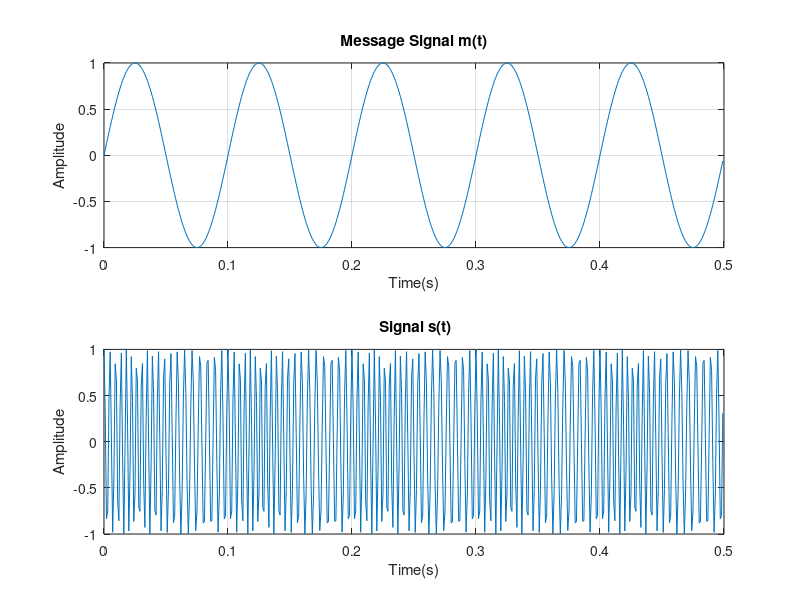
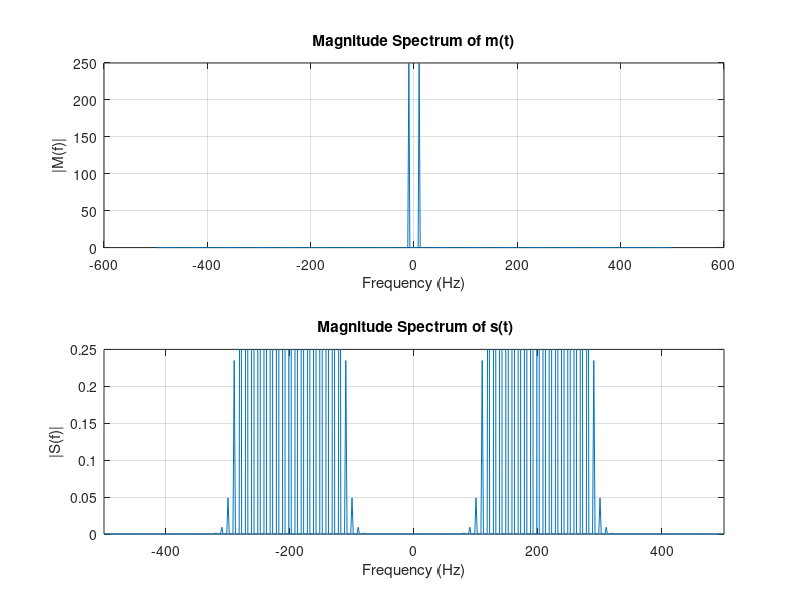
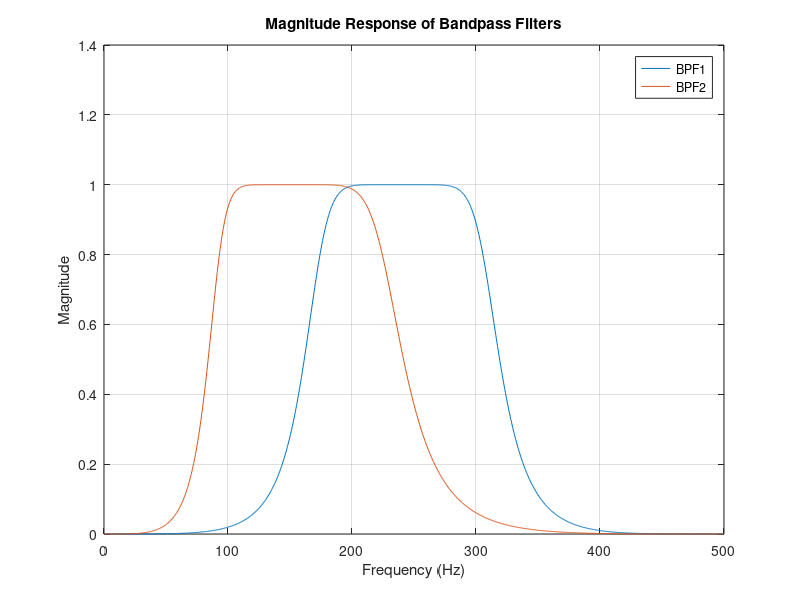
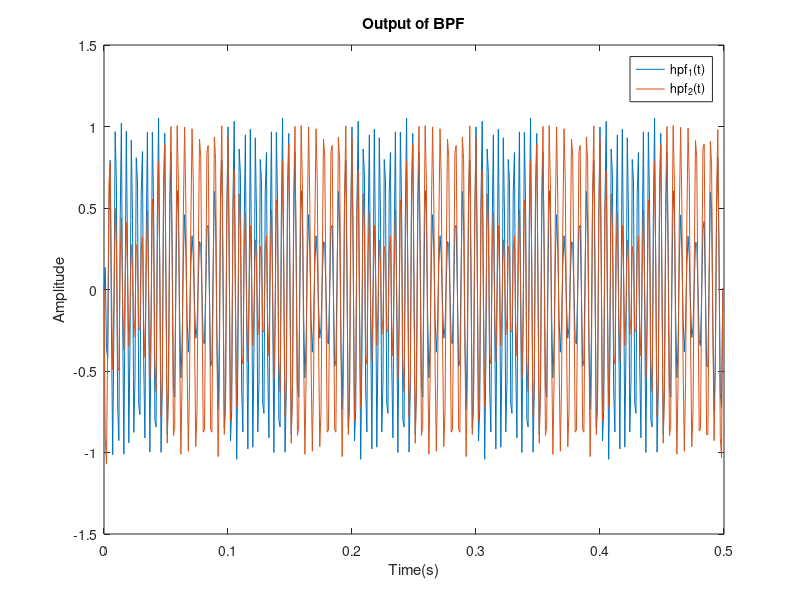

The MATLAB script that drew these images, in order:
%% 1.1 Frequency Modulation

% a. Construct a message signal
Fs = 1000;         % Sampling frequency 1khz
t = 0:1/Fs:0.5-1/Fs;    % Time duration
fc = 200;          % Carrier frequency
fm = 10;           % Modulating frequency
N = length(t);     % Nyquist Rate
     
m = sin(2*pi*fm*t); % message signal
dt = t(2)-t(1);
% b. Construct the frequency modulated signal

kf = 40;                           % frequency sensivity
int_m = cumsum(m)*dt;               % integration of message 
s = cos(2*pi*fc*t +2*pi*kf*int_m); % s(t)

% c. plot m(t) and s(t)

figure
subplot(2,1,1);
plot(t,m); % m(t)
title('Message Signal m(t)');
xlabel('Time(s)');
ylabel('Amplitude');
grid on;

subplot(2,1,2);
plot(t,s); % s(t) 
title(' Signal s(t)');
xlabel('Time(s)');
ylabel('Amplitude');
grid on;

% d. plot the magnitude response
 
f = (-N/2:N/2-1)*(Fs/N);     % frequency vector
m_mag = abs(fftshift(fft(m)));
s_mag = abs(fftshift(fft(s)));

figure
subplot(2,1,1);
plot(f,m_mag); % M(F)
title('Magnitude Spectrum of m(t)');
xlabel('Frequency (Hz)');
ylabel('|M(f)|');
grid on;

subplot(2,1,2);
plot(f,s_mag); % S(F) 
title(' Magnitude Spectrum of s(t)');
xlabel('Frequency (Hz)');
ylabel('|S(f)|');
grid on;
xlim([-500 500]);ylim([0 0.25]);

%% 1.2 Frequency Demodulation

delta_f = kf * max(abs(m));
f1 = fc + delta_f;
f2 = fc - delta_f;
BW = 140; % verilen
n_order = 4; % verilen

lower1 = f1 - BW/2;upper1 = f1 + BW/2;
lower2 = f2 - BW/2;upper2 = f2 + BW/2;

Wn1 = [lower1 upper1] / (Fs/2);
Wn2 = [lower2 upper2] / (Fs/2);

[b1, a1] = butter(n_order,Wn1,'bandpass');
[b2, a2] = butter(n_order,Wn2,'bandpass');

[H1,w] = freqz(b1,a1,1024,Fs);
[H2,w] = freqz(b2,a2,1024,Fs);

figure

plot(w,abs(H1));
hold on;
plot(w, abs(H2));
title('Magnitude Response of Bandpass Filters');
xlabel('Frequency (Hz)');
ylabel('Magnitude');
legend('BPF1', 'BPF2');
grid on;
hold off;

s_filtered_1 = filtfilt(b1,a1,s);
s_filtered_2 = filtfilt(b2,a2,s);

figure 

plot(t,s_filtered_1);
title('Output of BPF');
hold on 
plot(t,s_filtered_2);
xlabel('Time(s)');
ylabel('Amplitude');
legend('hpf_1(t)','hpf_2(t)');

%% 1.2.2 envelope detector design

env1 = abs(hilbert(s_filtered_1));
env2 = abs(hilbert(s_filtered_2));

% a. Plot the envelopes of the filtered signals
figure
plot(t, env1);
hold on
plot(t,env2);
title('Envelope Detector Outputs');
xlabel('Time (s)');
ylabel('Amplitude');
grid on;

%% 1.2.3 message recovery
f_cut = 2*fm;
Wn = f_cut/(Fs/2);
recov = (env1-env2) - mean(env1-env2);
Wn3 = 40/(Fs);
[b3, a3] =butter(n_order,Wn3,'low');
m_mod = filtfilt(b3, a3,recov);
m_mod = m_mod / max(abs(m_mod));

figure
plot(t,m);
hold on
plot(t,m_mod,'--');
title('Original and Recovered Message');
xlabel('Time (s)');
ylabel('Amplitude');
grid on;
xlim([0 0.5]);ylim([-1 1]);
legend('Original m(t)','Recovered m(t)');

%% 1.2.4 Delta Variation

delta_vals = [20 40 120];

figure

for k = 1:length(delta_vals)

    delta_f = delta_vals(k);

    % Center frequencies
    f1 = fc + delta_f;
    f2 = fc - delta_f;

    % Band-pass limits
    lower1 = f1 - BW/2; upper1 = f1 + BW/2;
    lower2 = f2 - BW/2; upper2 = f2 + BW/2;

    % Normalize
    Wn1 = [lower1 upper1] / (Fs/2);
    Wn2 = [lower2 upper2] / (Fs/2);

    % Band-pass filters
    [b1,a1] = butter(n_order, Wn1, 'bandpass');
    [b2,a2] = butter(n_order, Wn2, 'bandpass');

    % Filter outputs
    y1 = filtfilt(b1,a1,s);
    y2 = filtfilt(b2,a2,s);

    % Envelope detection
    e1 = abs(hilbert(y1));
    e2 = abs(hilbert(y2));

    % Message recovery
    recov = e1 - e2;
    recov = recov - mean(recov);

    [b3,a3] = butter(n_order, (2*fm)/(Fs/2), 'low');
    m_rec = filtfilt(b3,a3,recov);

    % Normalize
    m_rec = m_rec / max(abs(m_rec));

    % Plot
    subplot(3,1,k)
    plot(t,m,'LineWidth',1.2); hold on;
    plot(t,m_rec,'--','LineWidth',1.2);
    title(['Original and Recovered Message for \Delta = ', num2str(delta_f)]);
    xlabel('Time (s)');
    ylabel('Amplitude');
    grid on;
    xlim([0 0.5]);
    ylim([-1.2 1.2]);
    legend('Original m(t)','Recovered m(t)');
end
